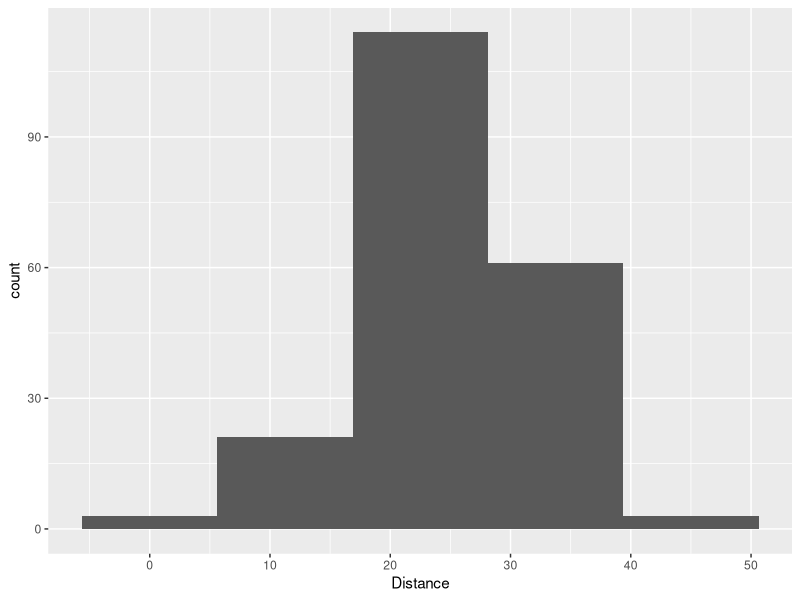
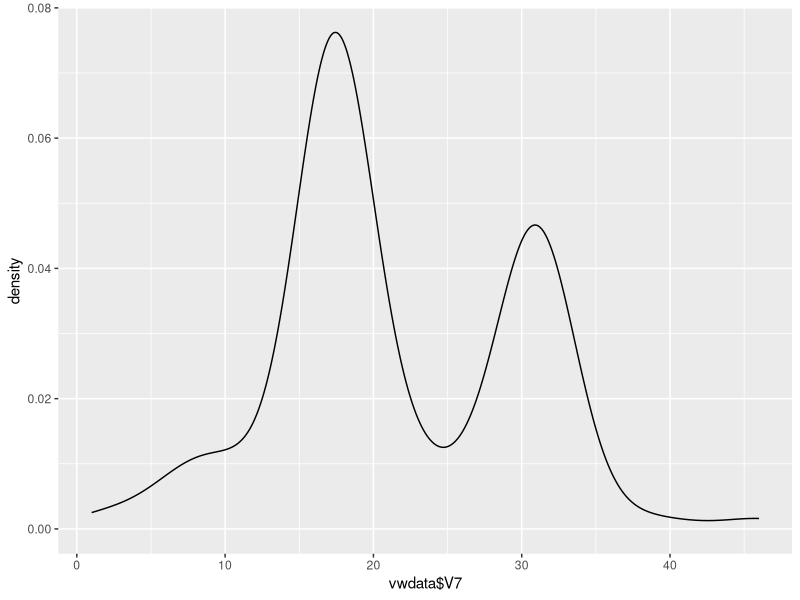
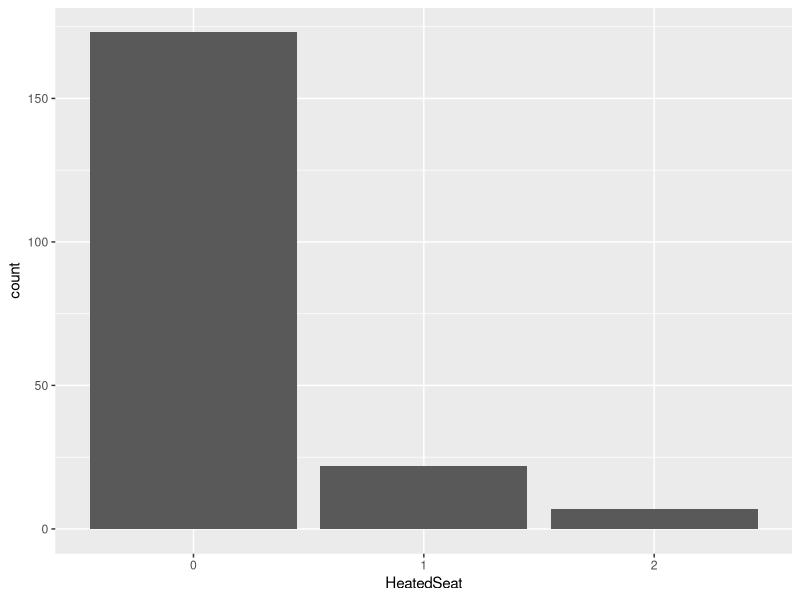
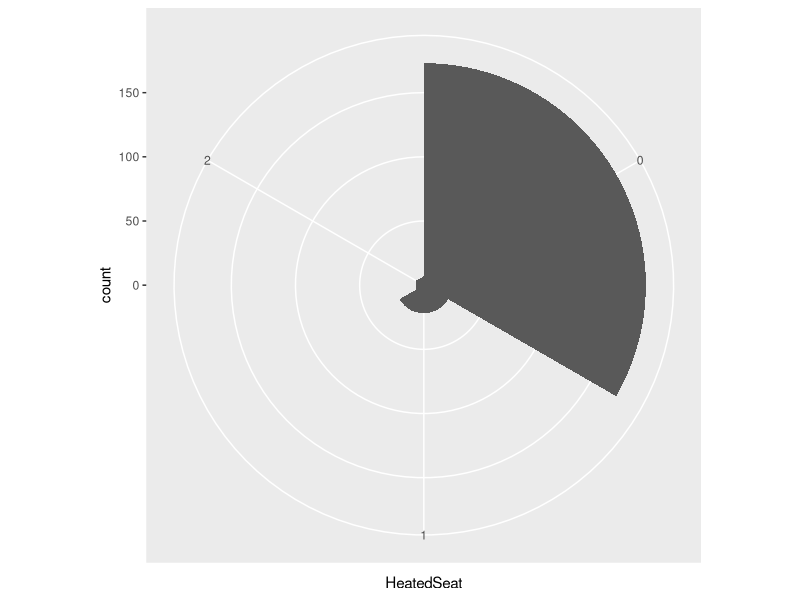
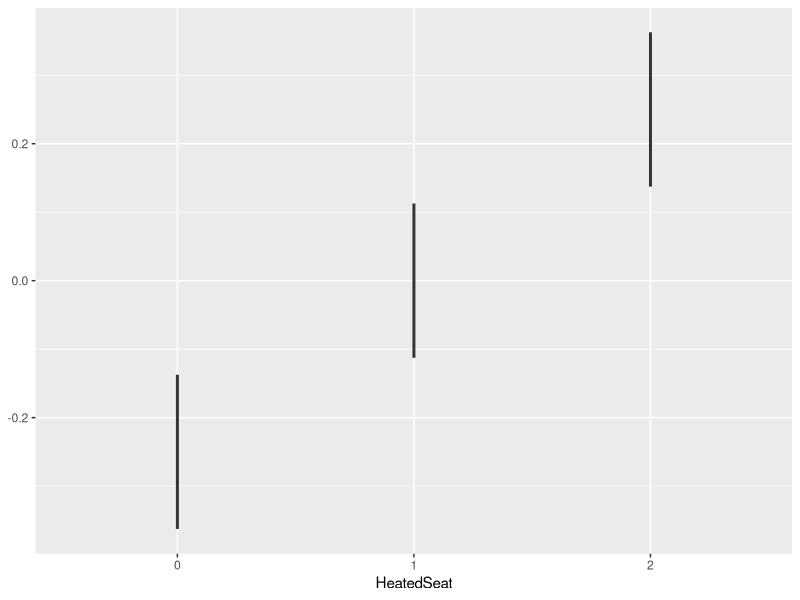
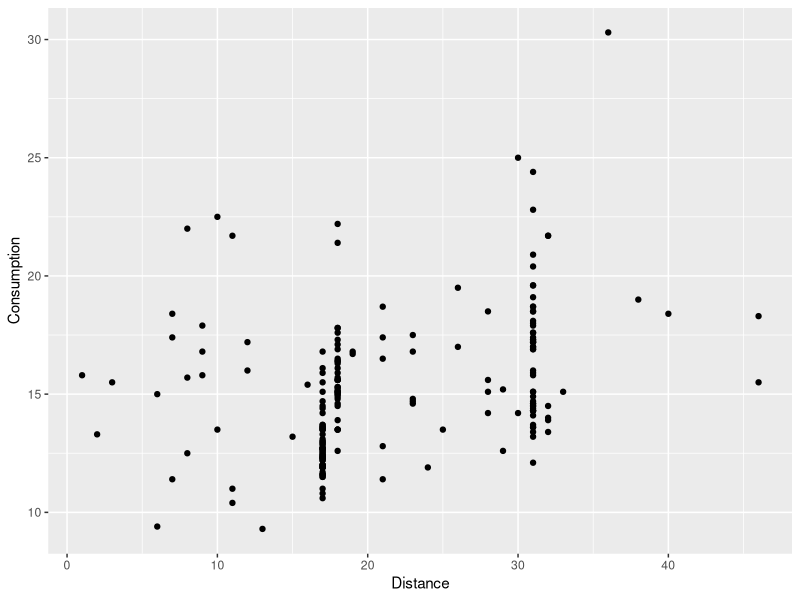
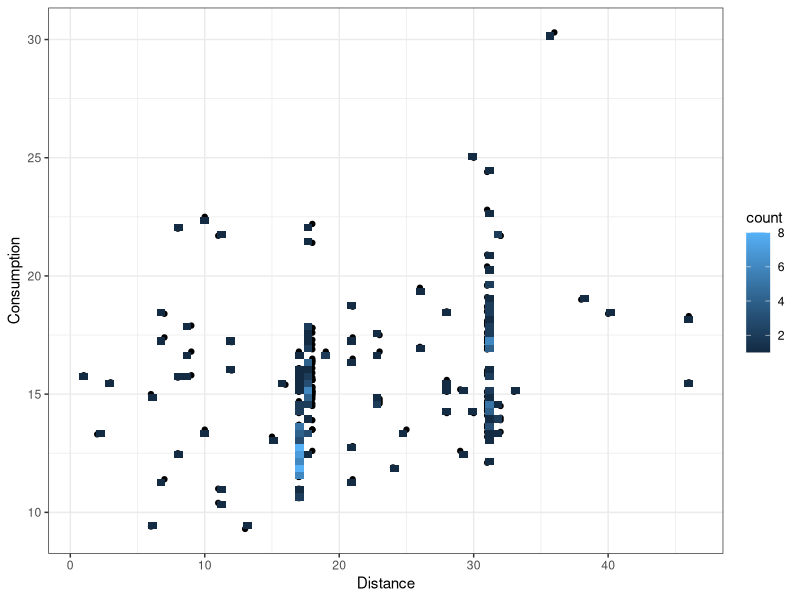

These figures' R source, in order:
getwd()
library(ggplot2)
library(tidyverse)

######===============1.a histogram and density plot=======================######
#============a. A histogram and a density plot of some numeric (ratio or interval scale ) variables.
#####----histogram
vwdata0<-read.csv("VW ID. 3 Pro Max EV Consumption.csv",header=F)
vwdata<-read.csv("VW ID. 3 Pro Max EV Consumption.csv",header=F,skip = 1) #变成T就显示了
df1<-data.frame(vwdata$V7)
max(df1)
min(df1)
hist_p<-ggplot(df1,aes(x=vwdata$V7)) +
  geom_histogram(bins=5) +
  labs(x='Distance')
  #记得设置bin=?的间隔，不然无法pick scale
hist_p
####----density plot
den_p<-ggplot(df1,aes(x=vwdata$V7)) +
  geom_density()
den_p


#============================b. A bar and a pie chart for some factor variables 
#(if you do not have factor variables in your dataset
#, take some numeric variables and convert them to factors)
####----bar chart
HeatedSeat<-factor(vwdata$V14) #注意看variable是最上面带选项的那一行
df2<-data.frame(HeatedSeat)
class(HeatedSeat)

bar_chart <- ggplot(data=df2, aes(HeatedSeat, ..count..))+
  geom_bar(stat='count')
bar_chart
####----pie chart
pie_chart<-ggplot(data=df2,aes(HeatedSeat))+
  geom_bar(width=1)+
  coord_polar(theta='x')
pie_chart

#===========================c.Box (or violin) plots for some numeric variables
box_plot<-ggplot(df2,aes(HeatedSeat))+
  geom_boxplot()
box_plot

######===============2.Looking at the correlations in your data find some variables that might be related.=======================######
#a.Make a scatterplot showing their relationship
### We would like to see if Distance have something to do with Consumption
df.DistCon<-data.frame(vwdata$V7,vwdata$V10)
scatter_plot<-ggplot(df.DistCon,aes(x=vwdata$V7,y=vwdata$V10))+geom_point()
scatter_plot<-scatter_plot+labs(x='Distance',
                                y='Consumption') #加标题
scatter_plot

#b.Make a 2D density heatmap to show how the values of the 2 variables
#are distributed
heatmap<-scatter_plot+ geom_bin2d(bins=70)+theme_bw()
heatmap


saveRDS(vwdata,file = "Project3",ascii = FALSE,version = NULL, compress = TRUE, refhook = NULL)

